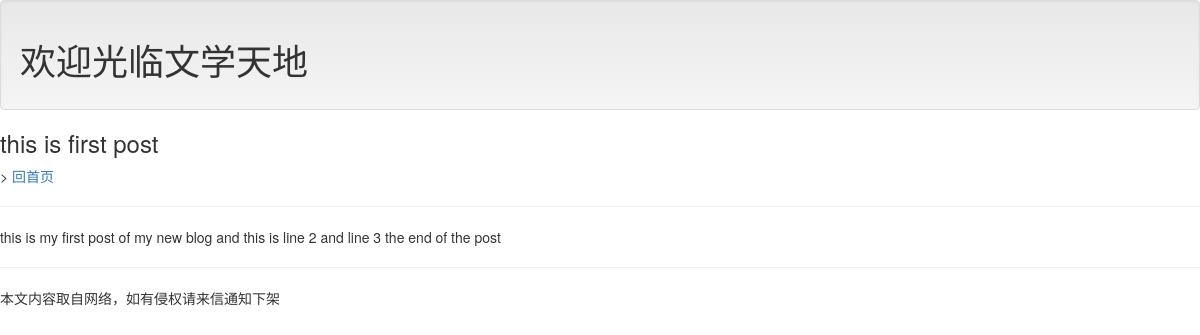
/post/firstpost, run on the app's committed database.
### mainsite/models.py (models this page shows, shortened)
class Post(models.Model):
    title=models.CharField(max_length=200)
    slug=models.CharField(max_length=200)
    body=models.TextField()
    pub_date=models.DateTimeField(default=timezone.now)
    class Meta:
        ordering=('-pub_date',)

### mainsite/views.py (the view)
# urls.py: url(r'^post/(\w+)$',showpost),
def showpost(request,slug):
    template=get_template('post.html')
    try:
        post=Post.objects.get(slug=slug)
        if post != None:
            html=template.render(locals())
            return HttpResponse(html)
    except:
        return redirect('/')

### templates/post.html (shortened to what this page needs)
{% extends 'base.html' %}
{% block headmessage %}
    <h3>{{ post.title }}</h3>>
    <a href="/">回首页</a>
{% endblock %}
{% block content %}
    {{ post.body }}
{% endblock %}

### data on the page
Post: title "this is first post", body "this is my first post of my new blog and this is line 2 and line 3 the end of the post"
